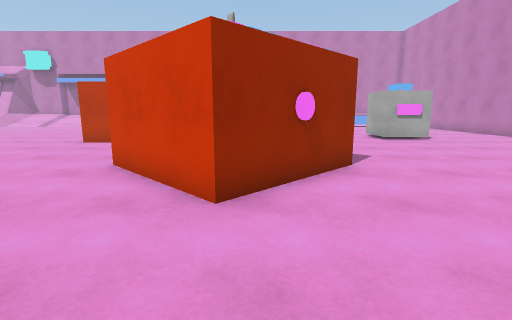
View 1 (above)

22 first-person views from a walk through a Unity game level. The camera is 1.3 m above the floor, tilts 10° down and sees 85° across. The floor is counted in squares, 1 m on a side. Each view is taken from the middle of a square. On the plan, view 1 faces up. The plan holds only what a view shows up to about 13 squares ahead; the rest is blank. The place goes on beyond the plan. Surface patterns are stand-ins for the level's own textures.

View 2
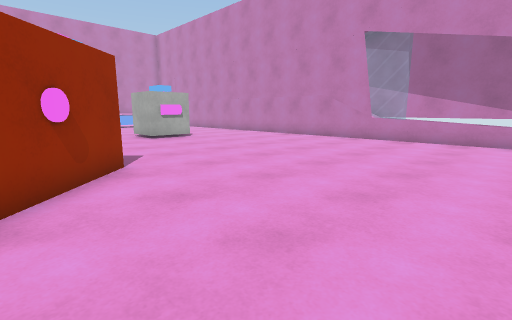

View 3
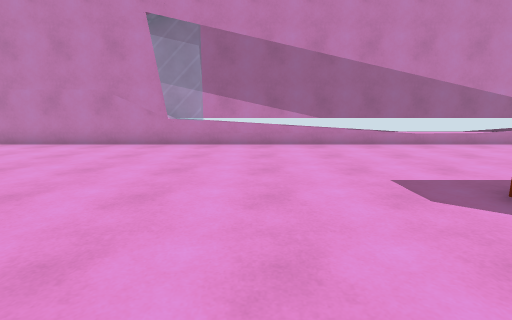

View 4
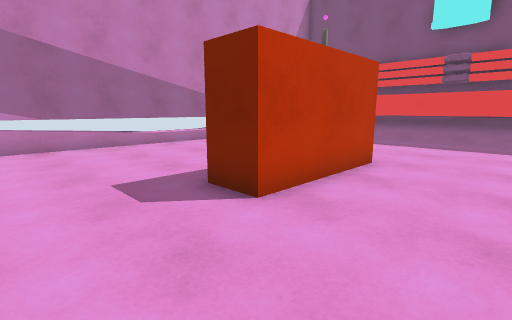

View 5
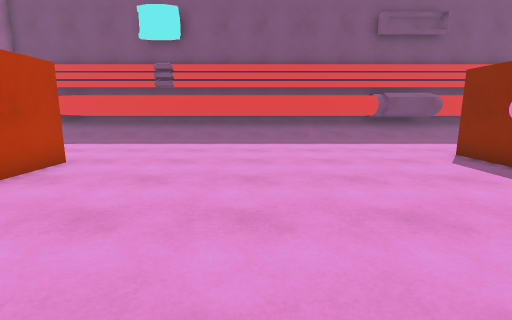

View 6
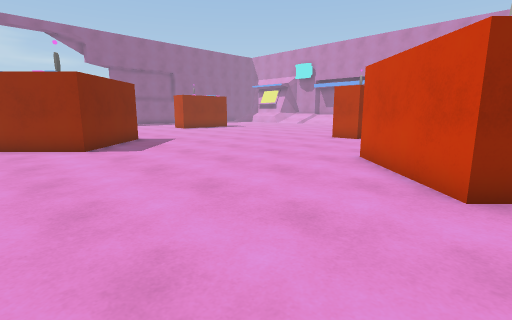

View 7
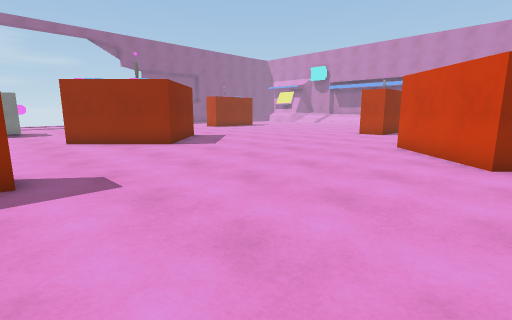

View 8
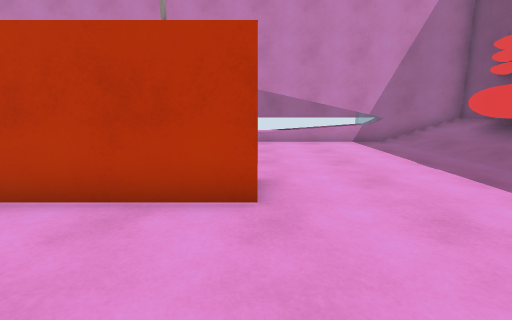

View 9
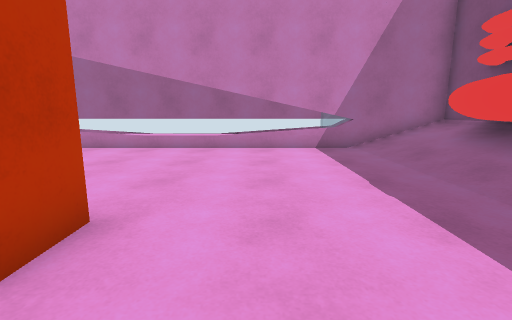

View 10
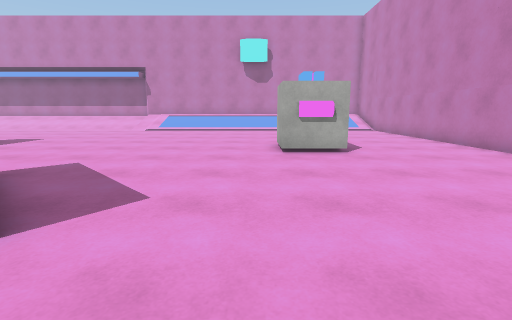

View 11
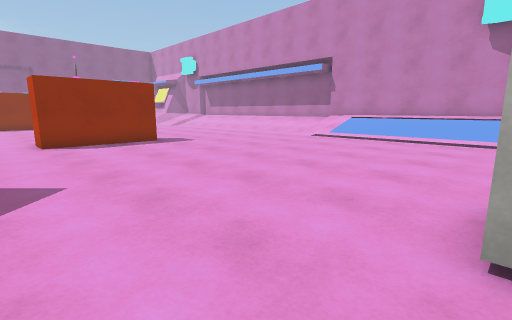

View 12
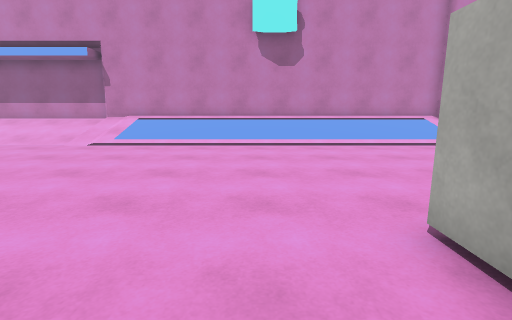

View 13
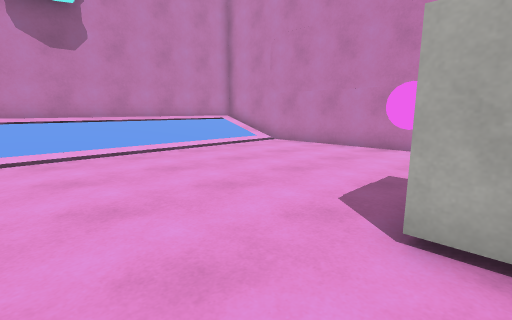

View 14
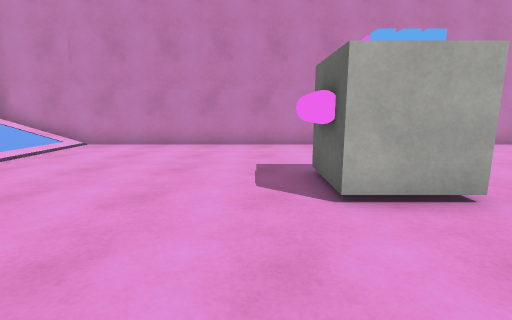

View 15
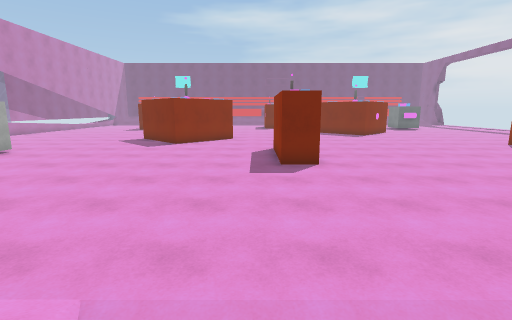

View 16
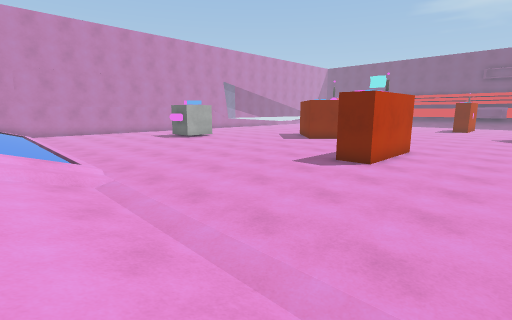

View 17
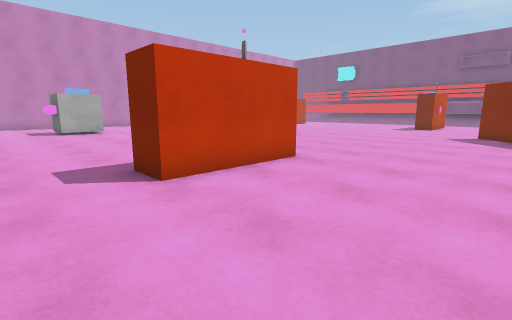

View 18
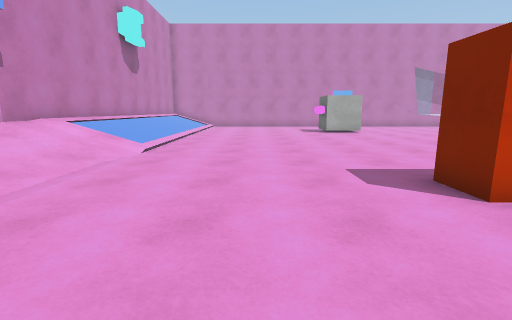

View 19
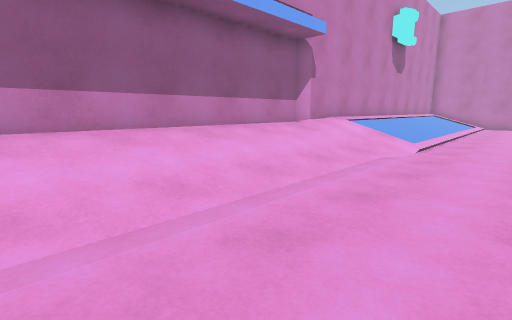

View 20
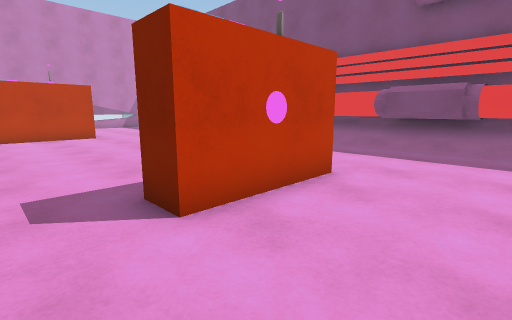

View 21
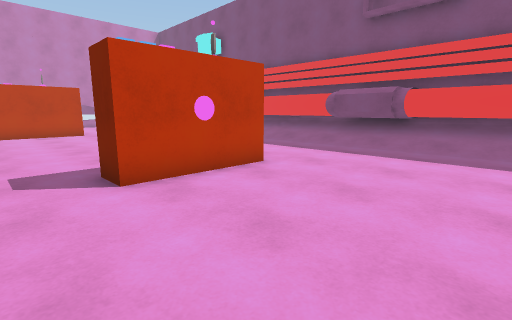

View 22
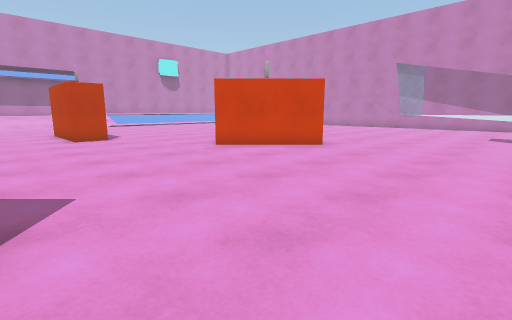

### Floor plan
Key: @ floor where view 1 was taken; # wall or solid block; . floor; / step, stairs or slope; = window, fence, low wall or low ledge; C white cube; Y cylinder; O other object.
Columns run from 12 left of view 1 to 14 right of it. Each row starts with its distance up from view 1.
 26 #######################  #
 25 /////////////////////////#
 24 /////////////////////////#
 23 .........////////////////#
 22 .........................#
 21  ........................#
 20 .........................#
 19  ........................#
 18 .........................=
 17 .........................=
 16 .....##..................=
 15 .....OO...........YY.....=
 14 .....  ...........CCC....=
 13 .....  ...........  C....=
 12 .....##..................=
 11 .........................=
 10 ............=............=
  9 ..........   ............=
  8 ..........    ...........=
  7 .........     #..........=#
  6  ........#    #..........=#
  5 ..........#  Y...........=#
  4 ...........#O............=#
  3 #........................=#
  2   .......................=#
  1  O.......................=#
  0  #..........@............=#
 -1 #........................=#
 -2 .................##......=#
 -3 .................# ....../#
 -4 .....O ..........#  ...../#
 -5 .....O ..........  ....../#
 -6 .....  ..........##....../#
 -7 .....##................../#
 -8 .........................##
 -9 .........................##
-10 .........................=#
-11 .........................=#
-12 ////###//////////////////##
-13  ########      ########//#
-14                         /=
-15                        ###

Positions as (right, up) in squares from view 1, and headings:
1: (0, 0), facing up
2: (0, 0), facing up-right
3: (2, 2), facing right
4: (2, 1), facing down-right
5: (0, 1), facing down
6: (0, -1), facing up-left
7: (0, -4), facing up-left
8: (1, -6), facing right
9: (3, -8), facing right
10: (5, 4), facing up
11: (6, 10), facing up-left
12: (4, 12), facing up
13: (3, 14), facing up-right
14: (2, 16), facing right
15: (-5, 25), facing down
16: (-11, 25), facing down-right
17: (-12, 18), facing down-right
18: (-11, 19), facing right
19: (-12, 20), facing up-right
20: (-10, -2), facing down-right
21: (-12, -2), facing down-right
22: (-10, -2), facing up-right
